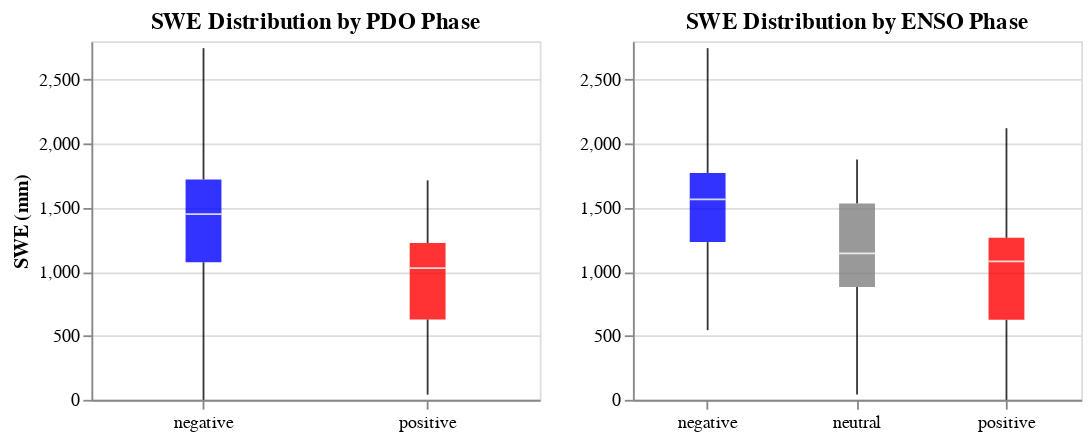

Notebook source saved alongside this figure:
### Code cell
combined_box = pdo_boxplot | enso_boxplot.resolve_scale(color='independent')
combined_box.configure_axisX(labelAngle=0)

### Figure 1 — Vega-Lite specification as saved in the notebook (floating-point values rounded to 4 significant figures)
{"config": {"view": {"continuousWidth": 300, "continuousHeight": 300}, "axisX": {"labelAngle": 0}}, "hconcat": [{"mark": {"type": "boxplot", "extent": "min-max", "opacity": 0.8, "size": 20}, "encoding": {"color": {"field": "pdo_phase_main", "legend": null, "scale": {"domain": ["negative", "positive"], "range": ["blue", "red"]}, "title": "PDO Phase", "type": "nominal"}, "tooltip": [{"aggregate": "mean", "field": "grouse_swe", "format": ",.1f", "type": "quantitative"}], "x": {"field": "pdo_phase_main", "title": null, "type": "ordinal"}, "y": {"field": "grouse_swe", "title": "SWE (mm)", "type": "quantitative"}}, "height": 200, "title": "SWE Distribution by PDO Phase", "width": 250}, {"mark": {"type": "boxplot", "extent": "min-max", "opacity": 0.8, "size": 20}, "encoding": {"color": {"field": "enso_oni_main", "legend": null, "scale": {"domain": ["negative", "neutral", "positive"], "range": ["blue", "gray", "red"]}, "title": "ENSO Phase", "type": "nominal"}, "tooltip": [{"aggregate": "mean", "field": "grouse_swe", "format": ",.1f", "type": "quantitative"}], "x": {"field": "enso_oni_main", "title": null, "type": "ordinal"}, "y": {"field": "grouse_swe", "title": null, "type": "quantitative"}}, "height": 200, "resolve": {"scale": {"color": "independent"}}, "title": "SWE Distribution by ENSO Phase", "width": 250}], "data": {"name": "data-1fd0fd5515984790b62c975a3d0b2ed9"}, "$schema": "https://vega.github.io/schema/vega-lite/v5.8.0.json", "datasets": {"data-1fd0fd5515984790b62c975a3d0b2ed9": [{"grouse_depth": 320.0, "grouse_swe": 1316.0, "grouse_density": 41.13, "date": "1936-04-01T00:00:00", "pdo_phase_main": "positive", "enso_oni_main": "neutral", "grouse_moving_avg": null}, {"grouse_depth": 239.0, "grouse_swe": 1143.0, "grouse_density": 47.82, "date": "1937-04-01T00:00:00", "pdo_phase_main": "positive", "enso_oni_main": "neutral", "grouse_moving_avg": null}, {"grouse_depth": 292.0, "grouse_swe": 1229.0, "grouse_density": 42.09, "date": "1938-04-01T00:00:00", "pdo_phase_main": "positive", "enso_oni_main": "negative", "grouse_moving_avg": null}, {"grouse_depth": 328.0, "grouse_swe": 1659.0, "grouse_density": 50.58, "date": "1939-04-01T00:00:00", "pdo_phase_main": "positive", "enso_oni_main": "negative", "grouse_moving_avg": null}, {"grouse_depth": 89.0, "grouse_swe": 460.0, "grouse_density": 51.69, "date": "1940-04-01T00:00:00", "pdo_phase_main": "positive", "enso_oni_main": "neutral", "grouse_moving_avg": null}, {"grouse_depth": 76.0, "grouse_swe": 376.0, "grouse_density": 49.47, "date": "1941-04-01T00:00:00", "pdo_phase_main": "positive", "enso_oni_main": "positive", "grouse_moving_avg": null}, {"grouse_depth": 168.0, "grouse_swe": 759.0, "grouse_density": 45.18, "date": "1942-04-01T00:00:00", "pdo_phase_main": "positive", "enso_oni_main": "neutral", "grouse_moving_avg": null}, {"grouse_depth": 257.0, "grouse_swe": 1039.0, "grouse_density": 40.43, "date": "1943-04-01T00:00:00", "pdo_phase_main": "positive", "enso_oni_main": "negative", "grouse_moving_avg": null}, {"grouse_depth": 180.0, "grouse_swe": 767.0, "grouse_density": 42.61, "date": "1944-04-01T00:00:00", "pdo_phase_main": "negative", "enso_oni_main": "neutral", "grouse_moving_avg": null}, {"grouse_depth": 262.0, "grouse_swe": 1064.0, "grouse_density": 40.61, "date": "1945-04-01T00:00:00", "pdo_phase_main": "negative", "enso_oni_main": "negative", "grouse_moving_avg": 981.2}, {"grouse_depth": 721.0, "grouse_swe": 2497.0, "grouse_density": 34.63, "date": "1946-04-01T00:00:00", "pdo_phase_main": "negative", "enso_oni_main": "negative", "grouse_moving_avg": 1099.0}, {"grouse_depth": 216.0, "grouse_swe": 1008.0, "grouse_density": 46.67, "date": "1947-04-01T00:00:00", "pdo_phase_main": "negative", "enso_oni_main": "neutral", "grouse_moving_avg": 1086.0}, {"grouse_depth": 424.0, "grouse_swe": 1735.0, "grouse_density": 40.92, "date": "1948-04-01T00:00:00", "pdo_phase_main": "negative", "enso_oni_main": "neutral", "grouse_moving_avg": 1136.0}, {"grouse_depth": 406.0, "grouse_swe": 1580.0, "grouse_density": 38.92, "date": "1949-04-01T00:00:00", "pdo_phase_main": "negative", "enso_oni_main": "neutral", "grouse_moving_avg": 1128.0}, {"grouse_depth": 406.0, "grouse_swe": 1545.0, "grouse_density": 38.05, "date": "1950-04-01T00:00:00", "pdo_phase_main": "negative", "enso_oni_main": "negative", "grouse_moving_avg": 1237.0}, {"grouse_depth": 241.0, "grouse_swe": 985.0, "grouse_density": 40.87, "date": "1951-04-01T00:00:00", "pdo_phase_main": "negative", "enso_oni_main": "negative", "grouse_moving_avg": 1298.0}, {"grouse_depth": 317.0, "grouse_swe": 1221.0, "grouse_density": 38.52, "date": "1952-04-01T00:00:00", "pdo_phase_main": "negative", "enso_oni_main": "positive", "grouse_moving_avg": 1344.0}, {"grouse_depth": 330.0, "grouse_swe": 1282.0, "grouse_density": 38.85, "date": "1953-04-01T00:00:00", "pdo_phase_main": "negative", "enso_oni_main": "positive", "grouse_moving_avg": 1368.0}, {"grouse_depth": 386.0, "grouse_swe": 1529.0, "grouse_density": 39.61, "date": "1954-04-01T00:00:00", "pdo_phase_main": "negative", "enso_oni_main": "neutral", "grouse_moving_avg": 1445.0}, {"grouse_depth": 376.0, "grouse_swe": 1492.0, "grouse_density": 39.68, "date": "1955-04-01T00:00:00", "pdo_phase_main": "negative", "enso_oni_main": "negative", "grouse_moving_avg": 1487.0}, {"grouse_depth": 472.0, "grouse_swe": 1980.0, "grouse_density": 41.95, "date": "1956-04-01T00:00:00", "pdo_phase_main": "negative", "enso_oni_main": "negative", "grouse_moving_avg": 1436.0}, {"grouse_depth": 272.0, "grouse_swe": 1286.0, "grouse_density": 47.28, "date": "1957-04-01T00:00:00", "pdo_phase_main": "negative", "enso_oni_main": "neutral", "grouse_moving_avg": 1464.0}, {"grouse_depth": 284.0, "grouse_swe": 1265.0, "grouse_density": 44.54, "date": "1958-04-01T00:00:00", "pdo_phase_main": "negative", "enso_oni_main": "positive", "grouse_moving_avg": 1416.0}, {"grouse_depth": 300.0, "grouse_swe": 1237.0, "grouse_density": 41.23, "date": "1959-04-01T00:00:00", "pdo_phase_main": "negative", "enso_oni_main": "positive", "grouse_moving_avg": 1382.0}, {"grouse_depth": 257.0, "grouse_swe": 1046.0, "grouse_density": 40.7, "date": "1960-04-01T00:00:00", "pdo_phase_main": "negative", "enso_oni_main": "neutral", "grouse_moving_avg": 1332.0}, {"grouse_depth": 279.0, "grouse_swe": 1313.0, "grouse_density": 47.06, "date": "1961-04-01T00:00:00", "pdo_phase_main": "negative", "enso_oni_main": "neutral", "grouse_moving_avg": 1365.0}, {"grouse_depth": 234.0, "grouse_swe": 1016.0, "grouse_density": 43.42, "date": "1962-04-01T00:00:00", "pdo_phase_main": "negative", "enso_oni_main": "neutral", "grouse_moving_avg": 1345.0}, {"grouse_depth": 152.0, "grouse_swe": 594.0, "grouse_density": 39.08, "date": "1963-04-01T00:00:00", "pdo_phase_main": "negative", "enso_oni_main": "neutral", "grouse_moving_avg": 1276.0}, {"grouse_depth": 488.0, "grouse_swe": 2121.0, "grouse_density": 43.46, "date": "1964-04-01T00:00:00", "pdo_phase_main": "negative", "enso_oni_main": "positive", "grouse_moving_avg": 1335.0}, {"grouse_depth": 274.0, "grouse_swe": 1222.0, "grouse_density": 44.6, "date": "1965-04-01T00:00:00", "pdo_phase_main": "negative", "enso_oni_main": "neutral", "grouse_moving_avg": 1308.0}, {"grouse_depth": 378.0, "grouse_swe": 1687.0, "grouse_density": 44.63, "date": "1966-04-01T00:00:00", "pdo_phase_main": "negative", "enso_oni_main": "positive", "grouse_moving_avg": 1279.0}, {"grouse_depth": 447.0, "grouse_swe": 1877.0, "grouse_density": 41.99, "date": "1967-04-01T00:00:00", "pdo_phase_main": "negative", "enso_oni_main": "neutral", "grouse_moving_avg": 1338.0}, {"grouse_depth": 307.0, "grouse_swe": 1176.0, "grouse_density": 38.31, "date": "1968-04-01T00:00:00", "pdo_phase_main": "negative", "enso_oni_main": "negative", "grouse_moving_avg": 1329.0}, {"grouse_depth": 391.0, "grouse_swe": 1798.0, "grouse_density": 45.98, "date": "1969-04-01T00:00:00", "pdo_phase_main": "negative", "enso_oni_main": "positive", "grouse_moving_avg": 1385.0}, {"grouse_depth": 165.0, "grouse_swe": 813.0, "grouse_density": 49.27, "date": "1970-04-01T00:00:00", "pdo_phase_main": "negative", "enso_oni_main": "neutral", "grouse_moving_avg": 1362.0}, {"grouse_depth": 444.0, "grouse_swe": 2002.0, "grouse_density": 45.09, "date": "1971-04-01T00:00:00", "pdo_phase_main": "negative", "enso_oni_main": "negative", "grouse_moving_avg": 1431.0}, {"grouse_depth": 343.0, "grouse_swe": 1737.0, "grouse_density": 50.64, "date": "1972-04-01T00:00:00", "pdo_phase_main": "negative", "enso_oni_main": "negative", "grouse_moving_avg": 1503.0}, {"grouse_depth": 267.0, "grouse_swe": 1270.0, "grouse_density": 47.57, "date": "1973-04-01T00:00:00", "pdo_phase_main": "negative", "enso_oni_main": "positive", "grouse_moving_avg": 1570.0}, {"grouse_depth": 455.0, "grouse_swe": 2304.0, "grouse_density": 50.64, "date": "1974-04-01T00:00:00", "pdo_phase_main": "negative", "enso_oni_main": "negative", "grouse_moving_avg": 1589.0}, {"grouse_depth": 353.0, "grouse_swe": 1488.0, "grouse_density": 42.15, "date": "1975-04-01T00:00:00", "pdo_phase_main": "negative", "enso_oni_main": "negative", "grouse_moving_avg": 1615.0}, {"grouse_depth": 494.0, "grouse_swe": 2413.0, "grouse_density": 48.85, "date": "1976-04-01T00:00:00", "pdo_phase_main": "negative", "enso_oni_main": "negative", "grouse_moving_avg": 1688.0}, {"grouse_depth": 165.0, "grouse_swe": 625.0, "grouse_density": 37.88, "date": "1977-04-01T00:00:00", "pdo_phase_main": "positive", "enso_oni_main": "positive", "grouse_moving_avg": 1563.0}, {"grouse_depth": 99.0, "grouse_swe": 428.0, "grouse_density": 43.23, "date": "1978-04-01T00:00:00", "pdo_phase_main": "positive", "enso_oni_main": "positive", "grouse_moving_avg": 1488.0}, {"grouse_depth": 248.0, "grouse_swe": 1140.0, "grouse_density": 45.97, "date": "1979-04-01T00:00:00", "pdo_phase_main": "positive", "enso_oni_main": "neutral", "grouse_moving_avg": 1422.0}, {"grouse_depth": 218.0, "grouse_swe": 856.0, "grouse_density": 39.27, "date": "1980-04-01T00:00:00", "pdo_phase_main": "positive", "enso_oni_main": "neutral", "grouse_moving_avg": 1426.0}, {"grouse_depth": 10.0, "grouse_swe": 41.0, "grouse_density": 41.0, "date": "1981-04-01T00:00:00", "pdo_phase_main": "positive", "enso_oni_main": "neutral", "grouse_moving_avg": 1230.0}, {"grouse_depth": 337.0, "grouse_swe": 1536.0, "grouse_density": 45.58, "date": "1982-04-01T00:00:00", "pdo_phase_main": "positive", "enso_oni_main": "neutral", "grouse_moving_avg": 1210.0}, {"grouse_depth": 223.0, "grouse_swe": 1081.0, "grouse_density": 48.48, "date": "1983-04-01T00:00:00", "pdo_phase_main": "positive", "enso_oni_main": "positive", "grouse_moving_avg": 1191.0}, {"grouse_depth": 230.0, "grouse_swe": 1017.0, "grouse_density": 44.22, "date": "1984-04-01T00:00:00", "pdo_phase_main": "positive", "enso_oni_main": "neutral", "grouse_moving_avg": 1062.0}, {"grouse_depth": 302.0, "grouse_swe": 1233.0, "grouse_density": 40.83, "date": "1985-04-01T00:00:00", "pdo_phase_main": "positive", "enso_oni_main": "negative", "grouse_moving_avg": 1037.0}, {"grouse_depth": 115.0, "grouse_swe": 540.0, "grouse_density": 46.96, "date": "1986-04-01T00:00:00", "pdo_phase_main": "positive", "enso_oni_main": "neutral", "grouse_moving_avg": 849.7}, {"grouse_depth": 179.0, "grouse_swe": 877.0, "grouse_density": 48.99, "date": "1987-04-01T00:00:00", "pdo_phase_main": "positive", "enso_oni_main": "positive", "grouse_moving_avg": 874.9}, {"grouse_depth": 298.0, "grouse_swe": 1090.0, "grouse_density": 36.58, "date": "1988-04-01T00:00:00", "pdo_phase_main": "positive", "enso_oni_main": "positive", "grouse_moving_avg": 941.1}, {"grouse_depth": 334.0, "grouse_swe": 1346.0, "grouse_density": 40.3, "date": "1989-04-01T00:00:00", "pdo_phase_main": "positive", "enso_oni_main": "negative", "grouse_moving_avg": 961.7}, {"grouse_depth": 292.0, "grouse_swe": 1327.0, "grouse_density": 45.45, "date": "1990-04-01T00:00:00", "pdo_phase_main": "positive", "enso_oni_main": "neutral", "grouse_moving_avg": 1009.0}, {"grouse_depth": 216.0, "grouse_swe": 980.0, "grouse_density": 45.37, "date": "1991-04-01T00:00:00", "pdo_phase_main": "positive", "enso_oni_main": "neutral", "grouse_moving_avg": 1103.0}, {"grouse_depth": 56.0, "grouse_swe": 272.0, "grouse_density": 48.57, "date": "1992-04-01T00:00:00", "pdo_phase_main": "positive", "enso_oni_main": "positive", "grouse_moving_avg": 976.3}, {"grouse_depth": 145.0, "grouse_swe": 638.0, "grouse_density": 44.0, "date": "1993-04-01T00:00:00", "pdo_phase_main": "positive", "enso_oni_main": "positive", "grouse_moving_avg": 932.0}, {"grouse_depth": 195.0, "grouse_swe": 908.0, "grouse_density": 46.56, "date": "1994-04-01T00:00:00", "pdo_phase_main": "positive", "enso_oni_main": "neutral", "grouse_moving_avg": 921.1}, {"grouse_depth": 210.0, "grouse_swe": 1045.0, "grouse_density": 49.76, "date": "1995-04-01T00:00:00", "pdo_phase_main": "positive", "enso_oni_main": "positive", "grouse_moving_avg": 902.3}, {"grouse_depth": 138.0, "grouse_swe": 544.0, "grouse_density": 39.42, "date": "1996-04-01T00:00:00", "pdo_phase_main": "positive", "enso_oni_main": "negative", "grouse_moving_avg": 902.7}, {"grouse_depth": 391.0, "grouse_swe": 1714.0, "grouse_density": 43.84, "date": "1997-04-01T00:00:00", "pdo_phase_main": "positive", "enso_oni_main": "neutral", "grouse_moving_avg": 986.4}, {"grouse_depth": 266.0, "grouse_swe": 1212.0, "grouse_density": 45.56, "date": "1998-04-01T00:00:00", "pdo_phase_main": "positive", "enso_oni_main": "positive", "grouse_moving_avg": 998.6}, {"grouse_depth": 593.0, "grouse_swe": 2746.0, "grouse_density": 46.31, "date": "1999-04-01T00:00:00", "pdo_phase_main": "negative", "enso_oni_main": "negative", "grouse_moving_avg": 1139.0}, {"grouse_depth": 417.0, "grouse_swe": 1836.0, "grouse_density": 44.03, "date": "2000-04-01T00:00:00", "pdo_phase_main": "negative", "enso_oni_main": "negative", "grouse_moving_avg": 1190.0}, {"grouse_depth": 231.0, "grouse_swe": 930.0, "grouse_density": 40.26, "date": "2001-04-01T00:00:00", "pdo_phase_main": "negative", "enso_oni_main": "negative", "grouse_moving_avg": 1184.0}, {"grouse_depth": 409.0, "grouse_swe": 1752.0, "grouse_density": 42.84, "date": "2002-04-01T00:00:00", "pdo_phase_main": "negative", "enso_oni_main": "neutral", "grouse_moving_avg": 1332.0}, {"grouse_depth": 140.0, "grouse_swe": 600.0, "grouse_density": 42.86, "date": "2003-04-01T00:00:00", "pdo_phase_main": "negative", "enso_oni_main": "positive", "grouse_moving_avg": 1329.0}, {"grouse_depth": 322.0, "grouse_swe": 1512.0, "grouse_density": 46.96, "date": "2004-04-01T00:00:00", "pdo_phase_main": "negative", "enso_oni_main": "neutral", "grouse_moving_avg": 1389.0}, {"grouse_depth": 141.0, "grouse_swe": 512.0, "grouse_density": 36.31, "date": "2005-04-01T00:00:00", "pdo_phase_main": "negative", "enso_oni_main": "positive", "grouse_moving_avg": 1336.0}, {"grouse_depth": 357.0, "grouse_swe": 1576.0, "grouse_density": 44.15, "date": "2006-04-01T00:00:00", "pdo_phase_main": "negative", "enso_oni_main": "positive", "grouse_moving_avg": 1439.0}, {"grouse_depth": 389.0, "grouse_swe": 1676.0, "grouse_density": 43.08, "date": "2007-04-01T00:00:00", "pdo_phase_main": "negative", "enso_oni_main": "neutral", "grouse_moving_avg": 1435.0}, {"grouse_depth": 417.0, "grouse_swe": 1730.0, "grouse_density": 41.49, "date": "2008-04-01T00:00:00", "pdo_phase_main": "negative", "enso_oni_main": "negative", "grouse_moving_avg": 1487.0}, {"grouse_depth": 374.0, "grouse_swe": 1412.0, "grouse_density": 37.75, "date": "2009-04-01T00:00:00", "pdo_phase_main": "negative", "enso_oni_main": "negative", "grouse_moving_avg": 1354.0}, {"grouse_depth": 213.0, "grouse_swe": 908.0, "grouse_density": 42.63, "date": "2010-04-01T00:00:00", "pdo_phase_main": "negative", "enso_oni_main": "positive", "grouse_moving_avg": 1261.0}, {"grouse_depth": 394.0, "grouse_swe": 1638.0, "grouse_density": 41.57, "date": "2011-04-01T00:00:00", "pdo_phase_main": "negative", "enso_oni_main": "negative", "grouse_moving_avg": 1332.0}, {"grouse_depth": 388.0, "grouse_swe": 1592.0, "grouse_density": 41.03, "date": "2012-04-01T00:00:00", "pdo_phase_main": "negative", "enso_oni_main": "negative", "grouse_moving_avg": 1316.0}, {"grouse_depth": 337.0, "grouse_swe": 1650.0, "grouse_density": 48.96, "date": "2013-04-01T00:00:00", "pdo_phase_main": "negative", "enso_oni_main": "neutral", "grouse_moving_avg": 1421.0}, {"grouse_depth": 199.0, "grouse_swe": 826.0, "grouse_density": 41.51, "date": "2014-04-01T00:00:00", "pdo_phase_main": "negative", "enso_oni_main": "neutral", "grouse_moving_avg": 1352.0}, {"grouse_depth": 0.0, "grouse_swe": 0.0, "grouse_density": null, "date": "2015-04-01T00:00:00", "pdo_phase_main": "negative", "enso_oni_main": "positive", "grouse_moving_avg": 1301.0}, {"grouse_depth": 238.0, "grouse_swe": 1150.0, "grouse_density": 48.32, "date": "2016-04-01T00:00:00", "pdo_phase_main": "negative", "enso_oni_main": "positive", "grouse_moving_avg": 1258.0}, {"grouse_depth": 401.0, "grouse_swe": 1694.0, "grouse_density": 42.24, "date": "2017-04-01T00:00:00", "pdo_phase_main": "negative", "enso_oni_main": "neutral", "grouse_moving_avg": 1260.0}, {"grouse_depth": 400.0, "grouse_swe": 1750.0, "grouse_density": 43.75, "date": "2018-04-01T00:00:00", "pdo_phase_main": "negative", "enso_oni_main": "negative", "grouse_moving_avg": 1262.0}, {"grouse_depth": 217.0, "grouse_swe": 960.0, "grouse_density": 44.24, "date": "2019-04-01T00:00:00", "pdo_phase_main": "negative", "enso_oni_main": "positive", "grouse_moving_avg": 1217.0}, {"grouse_depth": 318.0, "grouse_swe": 1295.0, "grouse_density": 40.72, "date": "2020-04-01T00:00:00", "pdo_phase_main": "negative", "enso_oni_main": "neutral", "grouse_moving_avg": 1256.0}, {"grouse_depth": 373.0, "grouse_swe": 1585.0, "grouse_density": 42.49, "date": "2021-04-01T00:00:00", "pdo_phase_main": "negative", "enso_oni_main": "negative", "grouse_moving_avg": 1250.0}, {"grouse_depth": 293.0, "grouse_swe": 1380.0, "grouse_density": 47.1, "date": "2022-04-01T00:00:00", "pdo_phase_main": "negative", "enso_oni_main": "negative", "grouse_moving_avg": 1229.0}, {"grouse_depth": 275.0, "grouse_swe": 1105.0, "grouse_density": 40.2, "date": "2023-04-01T00:00:00", "pdo_phase_main": "negative", "enso_oni_main": "neutral", "grouse_moving_avg": 1174.0}]}}
